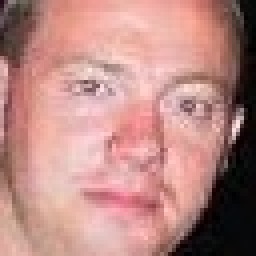
#> input picture datasets/test_folder/0/file3405.jpg, 64 x 64 px, found by its file name (shown 4 times larger); its folder holds only this picture in this run
$ jupyter execute --allow-errors SVM.ipynb
#> lines starting #> are read from the running program, lines starting #| are printed output that depends on the picture
[cell 1]
from sklearn import svm
import cv2
import os
import numpy as np
import pickle

[cell 2]
paths=['datasets/train_folder/0','datasets/train_folder/1','datasets/test_folder/0','datasets/test_folder/1']
IMG_SIZE = 50

[cell 3]
train_paths=[]
train_labels=[]
train_data=[]
test_paths=[]
test_labels=[]
test_data=[]

[cell 4]
for _ in os.listdir(paths[0]):
    train_paths.append(paths[0]+'/'+_)
    train_labels.append(0)
#> (the rest of this cell did not finish here and is left out)

[cell 5]
for _ in os.listdir(paths[2]):
    test_paths.append(paths[2]+'/'+_)
    test_labels.append(0)
#> (the rest of this cell did not finish here and is left out)

[cell 6]
for _ in range(len(train_paths)):
    img = cv2.imread(train_paths[_], cv2.IMREAD_GRAYSCALE)
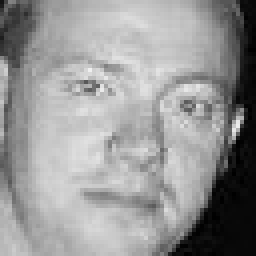
#> img: shape (64, 64) (shown 4 times larger); min 0, max 239, mean 150.3
    img = cv2.resize(img, (IMG_SIZE, IMG_SIZE))
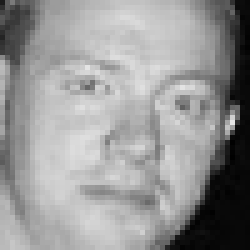
#> img: shape (50, 50) (shown 5 times larger); min 0, max 231, mean 150.2
    train_data.append(np.array(img))

[cell 7]
for _ in test_paths:
    img = cv2.imread(_, cv2.IMREAD_GRAYSCALE)
    img = cv2.resize(img, (IMG_SIZE, IMG_SIZE))
    test_data.append(np.array(img))

[cell 8]
train_data=np.array(train_data)
train_labels=np.array(train_labels)
test_data=np.array(test_data)
test_labels=np.array(test_labels)
train_data=train_data/255.0
test_data=test_data/255.0

[cell 9]
train_data=train_data.flatten().reshape(-1,IMG_SIZE*IMG_SIZE)
test_data=test_data.flatten().reshape(-1,IMG_SIZE*IMG_SIZE)

[cell 10]
clf = svm.SVC(gamma='scale', decision_function_shape='ovo', kernel='rbf', C=1.0, random_state=0)
clf.probability=True
#> (the rest of this cell did not finish here and is left out)

#> (a cell that did not finish here is left out)

#> (a cell that did not finish here is left out)

[cell 13]
from sklearn.metrics import plot_confusion_matrix
import matplotlib.pyplot as plt
plot_confusion_matrix(clf, test_data, test_labels)
#> (this line was passed over: sklearn is not available in this run)

$ run again, on datasets/test_folder/0/file3440.jpg
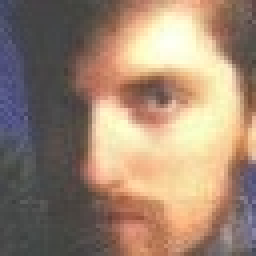
#> input picture datasets/test_folder/0/file3440.jpg, 64 x 64 px, found by its file name (shown 4 times larger)
#> `img = cv2.imread(train_paths[_], cv2.IMREAD_GRAYSCALE)`:
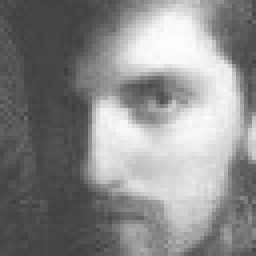
#> img: shape (64, 64) (shown 4 times larger); min 62, max 255, mean 138.4
#> `img = cv2.resize(img, (IMG_SIZE, IMG_SIZE))`:
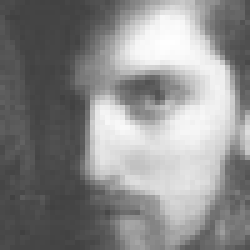
#> img: shape (50, 50) (shown 5 times larger); min 64, max 254, mean 138.2

$ run again, on datasets/test_folder/0/file3442.jpg
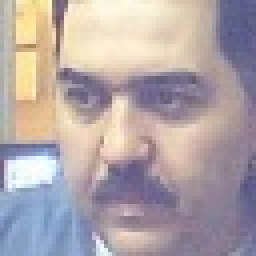
#> input picture datasets/test_folder/0/file3442.jpg, 64 x 64 px, found by its file name (shown 4 times larger)
#> `img = cv2.imread(train_paths[_], cv2.IMREAD_GRAYSCALE)`:
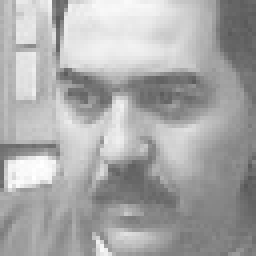
#> img: shape (64, 64) (shown 4 times larger); min 88, max 255, mean 169.3
#> `img = cv2.resize(img, (IMG_SIZE, IMG_SIZE))`:
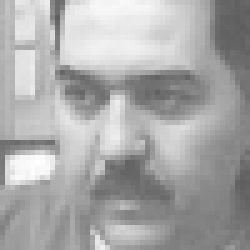
#> img: shape (50, 50) (shown 5 times larger); min 94, max 254, mean 169.1

$ run again, on datasets/test_folder/0/file3446.jpg
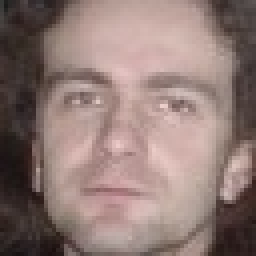
#> input picture datasets/test_folder/0/file3446.jpg, 64 x 64 px, found by its file name (shown 4 times larger)
#> `img = cv2.imread(train_paths[_], cv2.IMREAD_GRAYSCALE)`:
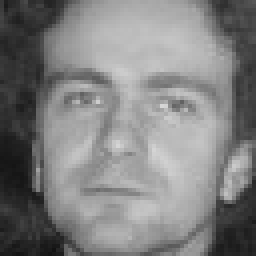
#> img: shape (64, 64) (shown 4 times larger); min 18, max 215, mean 128.2
#> `img = cv2.resize(img, (IMG_SIZE, IMG_SIZE))`:
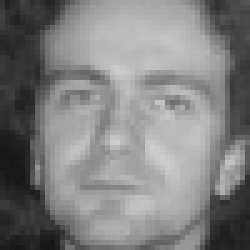
#> img: shape (50, 50) (shown 5 times larger); min 21, max 207, mean 128.1

$ run again, on datasets/test_folder/0/file3407.jpg
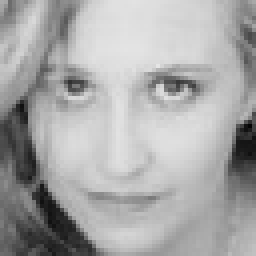
#> input picture datasets/test_folder/0/file3407.jpg, 64 x 64 px, found by its file name (shown 4 times larger)
#> img is the input picture: shape (64, 64); min 5, max 229, mean 168.2
#> `img = cv2.resize(img, (IMG_SIZE, IMG_SIZE))`:
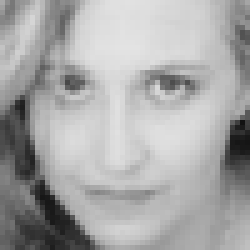
#> img: shape (50, 50) (shown 5 times larger); min 18, max 227, mean 168.2
